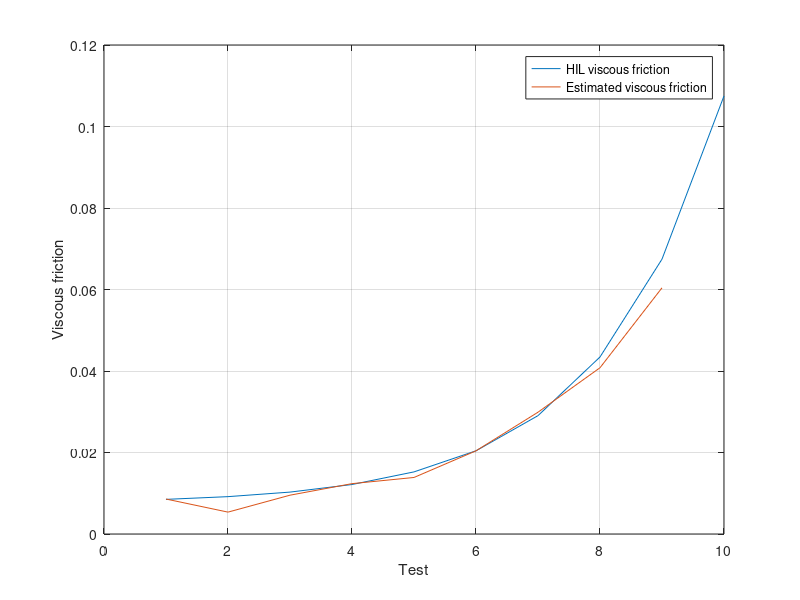

Recreate this plot in MATLAB.
clc;clear all;close all
load test_hil.mat

Bm_no_load=0.0075; % from no load test


plot(friction+Bm_no_load)
hold on
plot(Bm)
xlabel('Test')
ylabel('Viscous friction')
legend('HIL viscous friction','Estimated viscous friction');
grid on

